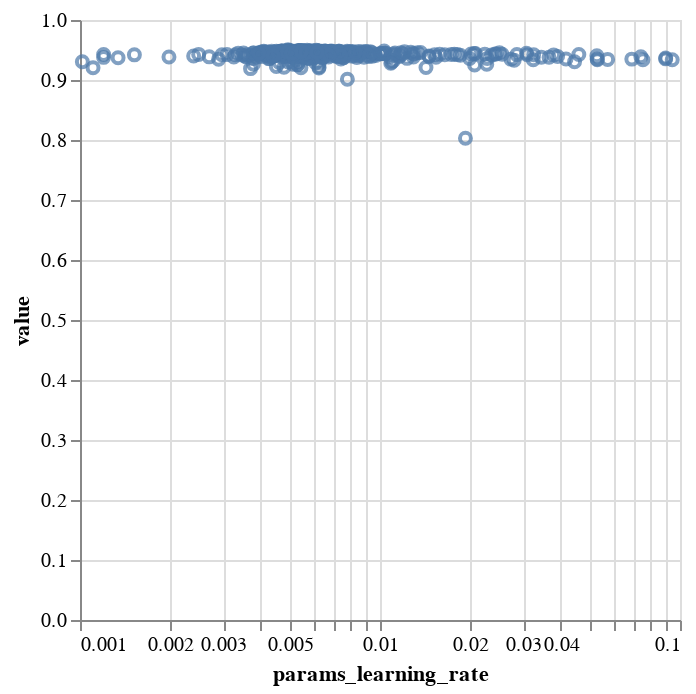

Notebook source saved alongside this figure:
### Code cell
import altair as alt
alt.Chart(result).mark_point().encode(
    x=alt.X('params_learning_rate',scale=alt.Scale(type='log'))
    ,y='value'
)

### Figure 1 — Vega-Lite specification as saved in the notebook (floating-point values rounded to 4 significant figures; data arrays with more than 128 entries replaced by an {"elided": "..."} marker saying what was removed)
{"config": {"view": {"continuousWidth": 300, "continuousHeight": 300}}, "data": {"name": "data-b99961d26e0c2fc79bc8c44689bee1fb"}, "mark": {"type": "point"}, "encoding": {"x": {"field": "params_learning_rate", "scale": {"type": "log"}, "type": "quantitative"}, "y": {"field": "value", "type": "quantitative"}}, "$schema": "https://vega.github.io/schema/vega-lite/v5.20.1.json", "datasets": {"data-b99961d26e0c2fc79bc8c44689bee1fb": {"elided": "500 records"}}}
